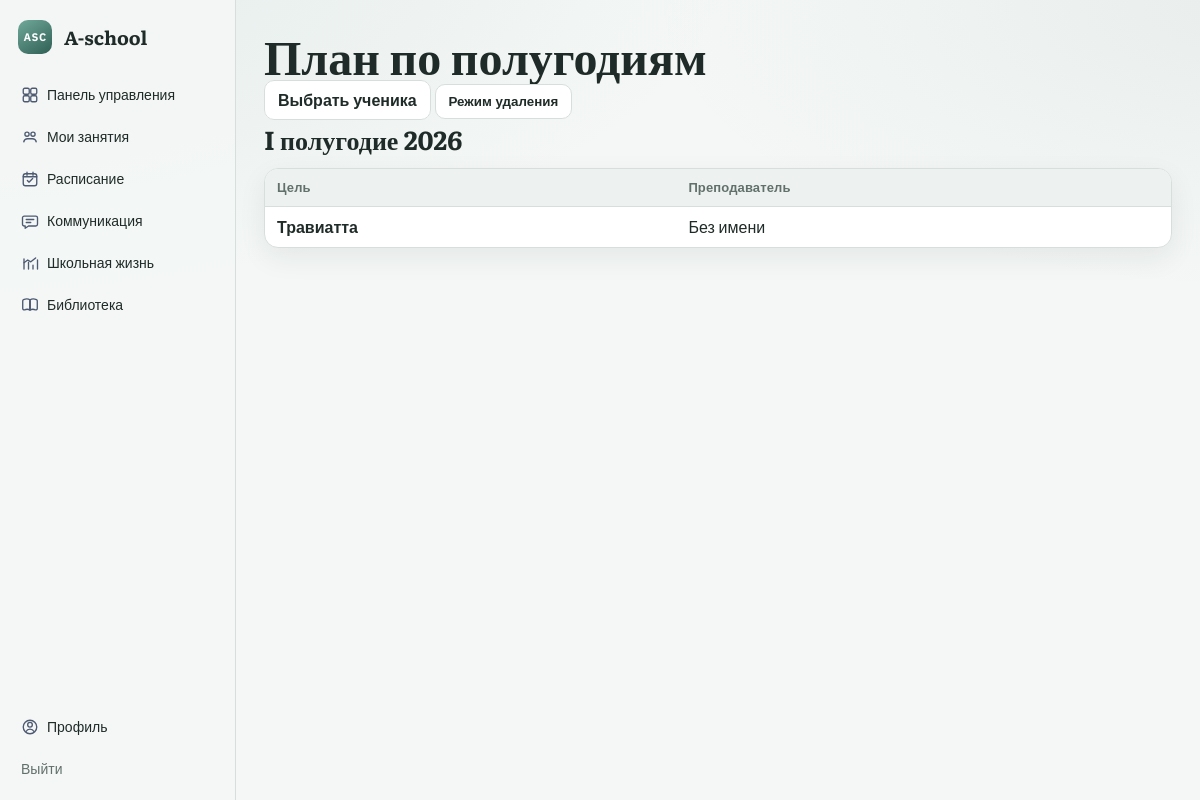
The app's page /goals/ (signed in), older data.
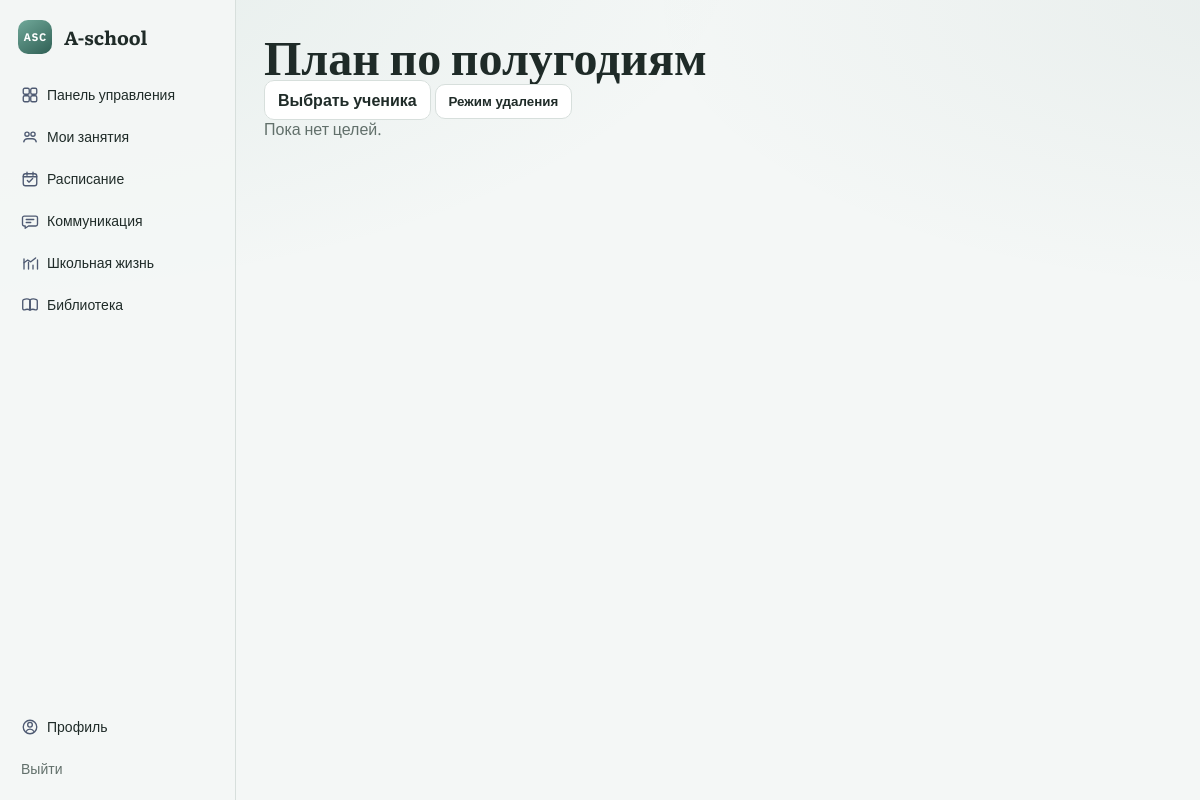
The same page, newer data.
### apps/goals/models.py (models this page shows, shortened)
class Goal(models.Model):
    student = models.ForeignKey(
        settings.AUTH_USER_MODEL,
        on_delete=models.CASCADE,
        related_name="goals",
    )
    teacher = models.ForeignKey(
        settings.AUTH_USER_MODEL,
        on_delete=models.SET_NULL,
        related_name="goals_created",
        null=True,
        blank=True,
    )
    month = models.DateField()
    title = models.CharField(max_length=255)
    details = models.TextField(blank=True)
    created_at = models.DateTimeField(auto_now_add=True)
    class Meta:
        ordering = ["month", "student__username"]

### apps/goals/views.py (the view, shortened to what this page needs)
# urls.py: path("goals/", goal_list, name="goal_list"),
@login_required
def goal_list(request):
    profile = request.user.profile
    selected_student_id = request.GET.get("student") or ""
    can_edit = profile.role in (Profile.Role.TEACHER, Profile.Role.ADMIN)
    select_mode = request.GET.get("select") == "1"
    students = User.objects.none()
    goals = Goal.objects.none()
    teacher_students = set()
    if profile.role == Profile.Role.STUDENT:
        students = User.objects.filter(id=request.user.id).select_related("profile")
        goals = Goal.objects.filter(student=request.user).select_related("student", "teacher")
        selected_student_id = str(request.user.id)
    elif profile.role == Profile.Role.TEACHER:
        teacher_courses = Course.objects.filter(teacher=request.user)
        teacher_students = set(
            User.objects.filter(enrollments__course__in=teacher_courses).values_list("id", flat=True).distinct()
        )
        students = (
            User.objects.filter(enrollments__course__in=teacher_courses)
            .select_related("profile")
            .distinct()
        )
        goals = Goal.objects.filter(student__in=students).select_related("student", "teacher")
    elif profile.role == Profile.Role.ADMIN:
        students = User.objects.filter(profile__role=Profile.Role.STUDENT).select_related("profile")
        goals = Goal.objects.filter(student__in=students).select_related("student", "teacher")
    else:
        return HttpResponseForbidden("Доступ запрещён.")
    selected_student = None
    if selected_student_id:
        selected_student = students.filter(id=selected_student_id).first()
        if selected_student:
            goals = goals.filter(student=selected_student)
        else:
            selected_student_id = ""
    goals = goals.order_by("-month", "student__first_name", "student__last_name", "student__username", "created_at")
    base_url = _build_goals_url(selected_student_id)
    grouped_goals = []
    groups = {}
    for goal in goals:
        half_start = goal.month.replace(day=1, month=(1 if goal.month.month <= 6 else 7))
        group_key = (half_start.year, half_start.month)
        if group_key not in groups:
            group_data = {
                "label": _half_year_label(half_start),
                "rows": [],
            }
            groups[group_key] = group_data
            grouped_goals.append(group_data)
        groups[group_key]["rows"].append(
            {
                "goal": goal,
                "can_delete": _can_delete_goal(request.user, profile.role, goal, teacher_students),
            }
        )
    ctx = {
        "goal_groups": grouped_goals,
        "students": students,
        "selected_student": selected_student,
        "selected_student_id": selected_student_id,
        "can_edit": can_edit,
        "can_bulk_delete": can_edit,
        "select_mode": select_mode,
        "select_url": f"{base_url}{'&' if '?' in base_url else '?'}select=1",
        "cancel_select_url": base_url,
    }
    return render(request, "goals/goal_list.html", ctx)

### apps/goals/views.py (called while the page is built)
def _can_delete_goal(user, role: str, goal: Goal, teacher_student_ids: set[int]) -> bool:
    if role == Profile.Role.ADMIN:
        return True
    if role != Profile.Role.TEACHER:
        return False
    return goal.teacher_id == user.id or goal.student_id in teacher_student_ids

def _build_goals_url(student_id: str) -> str:
    params = {}
    if student_id:
        params["student"] = student_id
    return f"/goals/?{urlencode(params)}" if params else "/goals/"

def _half_year_label(month_value: date) -> str:
    half = "I полугодие" if month_value.month <= 6 else "II полугодие"
    return f"{half} {month_value.year}"

### templates/goals/goal_list.html (shortened to what this page needs)
{% extends "base.html" %}
{% block content %}
  <h1>План по полугодиям</h1>
  {% if can_edit %}
    <div id="goals-delete-root" style="margin-bottom: 16px;">
      {% if user.profile.role == "TEACHER" %}
        <a class="btn" href="/teacher/class/">Выбрать ученика</a>
      {% else %}
        {% if selected_student_id %}
          <a class="btn" href="/goals/create/?student={{ selected_student_id }}">Добавить цель</a>
        {% else %}
          <span class="muted small">Сначала выберите ученика.</span>
        {% endif %}
      {% endif %}
      {% if can_bulk_delete %}
        <button class="btn" type="button" data-delete-toggle>Режим удаления</button>
      {% endif %}
      {% if goal_groups %}
        {% for group in goal_groups %}
          <h2>{{ group.label }}</h2>
          <form method="post" action="/goals/bulk-delete/" class="delete-bulk-form" onsubmit="return confirm('Удалить выбранные элементы?')">
            <div class="table-wrap">
              <table class="table">
                <thead>
                  <tr>
                    <th>Цель</th>
                    <th>Преподаватель</th>
                  </tr>
                </thead>
                <tbody>
                  {% for row in group.rows %}
                    <tr>
                      <td><strong>{{ row.goal.title }}</strong></td>
                      <td>{% if row.goal.teacher %}{{ row.goal.teacher.get_full_name|default:"Без имени" }}{% else %}<span class="muted">—</span>{% endif %}</td>
                    </tr>
                  {% endfor %}
                </tbody>
              </table>
            </div>
          </form>
        {% endfor %}
      {% else %}
        <p class="muted">Пока нет целей.</p>
      {% endif %}
    </div>
  {% endif %}
{% endblock %}

Row changes from the older to the newer data that the page shows:
removed Goal: goal "Травиатта", goal.teacher.get_full_name "Без имени"
Text that changed along with them:
text now shown: "Пока нет целей."
list line gone: "I полугодие 2026 Цель Преподаватель"
